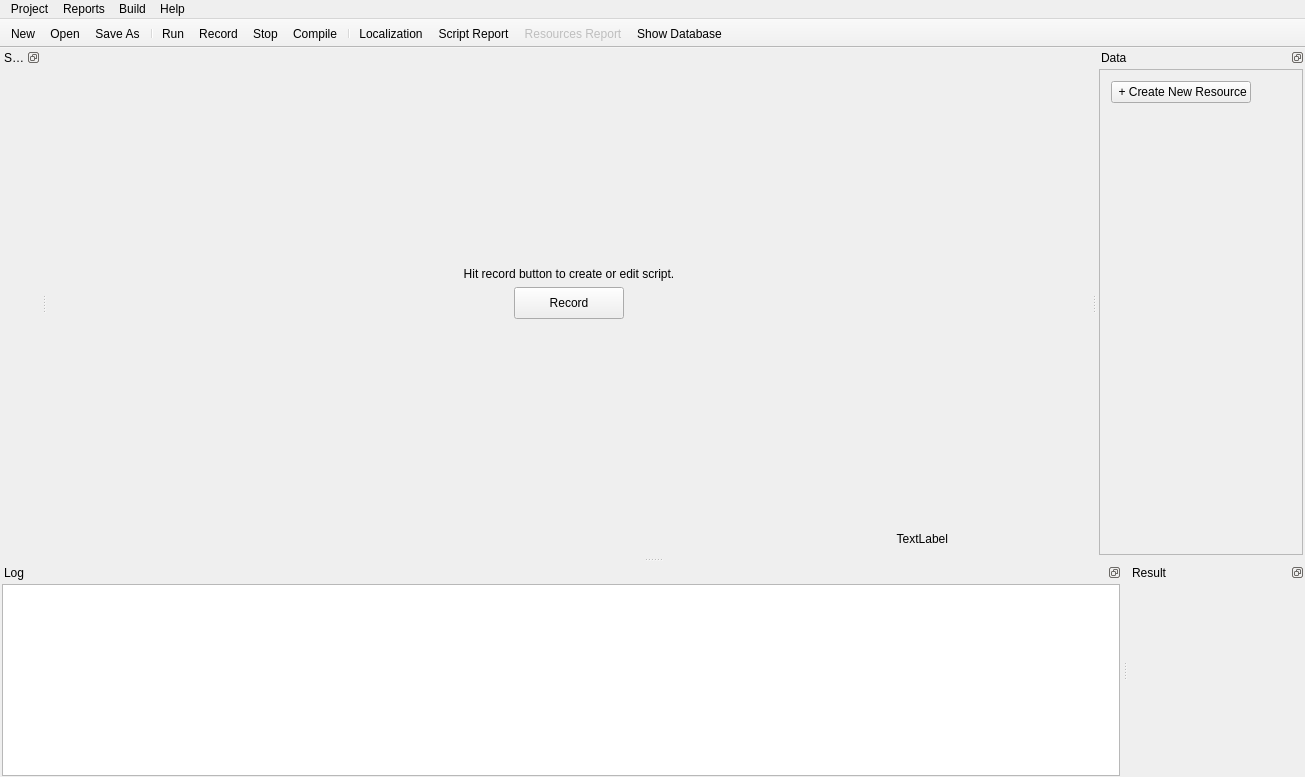
<?xml version="1.0" encoding="UTF-8"?>
<ui version="4.0">
 <class>MainWindow</class>
 <widget class="QMainWindow" name="MainWindow">
  <property name="geometry">
   <rect>
    <x>0</x>
    <y>0</y>
    <width>1305</width>
    <height>777</height>
   </rect>
  </property>
  <property name="windowTitle">
   <string notr="true">Browser Automation Studio</string>
  </property>
  <property name="windowIcon">
   <iconset resource="studio.qrc">
    <normaloff>:/studio/images/Logo.png</normaloff>:/studio/images/Logo.png</iconset>
  </property>
  <property name="dockNestingEnabled">
   <bool>false</bool>
  </property>
  <property name="dockOptions">
   <set>QMainWindow::ForceTabbedDocks</set>
  </property>
  <widget class="QWidget" name="centralWidget">
   <layout class="QVBoxLayout" name="verticalLayout">
    <property name="spacing">
     <number>0</number>
    </property>
    <item>
     <layout class="QVBoxLayout" name="LayoutBrowser">
      <property name="topMargin">
       <number>0</number>
      </property>
      <item>
       <spacer name="VerticalSpacerRecordButtonUp">
        <property name="orientation">
         <enum>Qt::Vertical</enum>
        </property>
        <property name="sizeHint" stdset="0">
         <size>
          <width>20</width>
          <height>40</height>
         </size>
        </property>
       </spacer>
      </item>
      <item>
       <layout class="QVBoxLayout" name="LayoutBrowserInner">
        <property name="topMargin">
         <number>0</number>
        </property>
        <item>
         <widget class="QLabel" name="LabelBrowserHelper">
          <property name="sizePolicy">
           <sizepolicy hsizetype="Preferred" vsizetype="Maximum">
            <horstretch>0</horstretch>
            <verstretch>0</verstretch>
           </sizepolicy>
          </property>
          <property name="text">
         <string>&lt;html&gt;&lt;head/&gt;&lt;body&gt;&lt;p&gt;&lt;img src=&quot;:/studio/images/question.png&quot;/&gt; Hit record button to create or edit script.&lt;/p&gt;&lt;/body&gt;&lt;/html&gt;</string>
          </property>
          <property name="textFormat">
           <enum>Qt::RichText</enum>
          </property>
          <property name="pixmap">
           <pixmap resource="studio.qrc">:/studio/images/question.png</pixmap>
          </property>
          <property name="scaledContents">
           <bool>false</bool>
          </property>
          <property name="alignment">
           <set>Qt::AlignHCenter|Qt::AlignTop</set>
          </property>
          <property name="wordWrap">
           <bool>true</bool>
          </property>
          <property name="margin">
           <number>10</number>
          </property>
         </widget>
        </item>
       </layout>
      </item>
      <item>
       <layout class="QHBoxLayout" name="horizontalLayout_3">
        <property name="topMargin">
         <number>0</number>
        </property>
        <item>
         <spacer name="horizontalSpacer_3">
          <property name="orientation">
           <enum>Qt::Horizontal</enum>
          </property>
          <property name="sizeType">
           <enum>QSizePolicy::Expanding</enum>
          </property>
          <property name="sizeHint" stdset="0">
           <size>
            <width>20</width>
            <height>20</height>
           </size>
          </property>
         </spacer>
        </item>
        <item>
         <widget class="QPushButton" name="RecordButton">
          <property name="minimumSize">
           <size>
            <width>110</width>
            <height>32</height>
           </size>
          </property>
          <property name="maximumSize">
           <size>
            <width>9999</width>
            <height>9999</height>
           </size>
          </property>
          <property name="text">
           <string>Record</string>
          </property>
          <property name="icon">
           <iconset resource="../Engine/engine.qrc">
            <normaloff>:/engine/images/Record.png</normaloff>:/engine/images/Record.png</iconset>
          </property>
          <property name="iconSize">
           <size>
            <width>20</width>
            <height>20</height>
           </size>
          </property>
         </widget>
        </item>
        <item>
         <spacer name="horizontalSpacer_2">
          <property name="orientation">
           <enum>Qt::Horizontal</enum>
          </property>
          <property name="sizeHint" stdset="0">
           <size>
            <width>40</width>
            <height>20</height>
           </size>
          </property>
         </spacer>
        </item>
       </layout>
      </item>
      <item>
       <widget class="RecentsWidget" name="Recents" native="true"/>
      </item>
      <item>
       <spacer name="verticalSpacer">
        <property name="orientation">
         <enum>Qt::Vertical</enum>
        </property>
        <property name="sizeHint" stdset="0">
         <size>
          <width>20</width>
          <height>40</height>
         </size>
        </property>
       </spacer>
      </item>
     </layout>
    </item>
    <item>
     <layout class="QHBoxLayout" name="horizontalLayout_2">
      <property name="sizeConstraint">
       <enum>QLayout::SetDefaultConstraint</enum>
      </property>
      <property name="topMargin">
       <number>0</number>
      </property>
      <item>
       <widget class="QLabel" name="LabelStatusText">
        <property name="sizePolicy">
         <sizepolicy hsizetype="Preferred" vsizetype="Minimum">
          <horstretch>0</horstretch>
          <verstretch>0</verstretch>
         </sizepolicy>
        </property>
        <property name="maximumSize">
         <size>
          <width>16777215</width>
          <height>30</height>
         </size>
        </property>
        <property name="text">
         <string>TextLabel</string>
        </property>
        <property name="scaledContents">
         <bool>false</bool>
        </property>
        <property name="alignment">
         <set>Qt::AlignRight|Qt::AlignTrailing|Qt::AlignVCenter</set>
        </property>
       </widget>
      </item>
      <item>
       <widget class="QLabel" name="LabelStatus">
        <property name="sizePolicy">
         <sizepolicy hsizetype="Preferred" vsizetype="Minimum">
          <horstretch>0</horstretch>
          <verstretch>0</verstretch>
         </sizepolicy>
        </property>
        <property name="minimumSize">
         <size>
          <width>126</width>
          <height>0</height>
         </size>
        </property>
        <property name="maximumSize">
         <size>
          <width>126</width>
          <height>30</height>
         </size>
        </property>
        <property name="text">
         <string/>
        </property>
        <property name="alignment">
         <set>Qt::AlignRight|Qt::AlignTrailing|Qt::AlignVCenter</set>
        </property>
       </widget>
      </item>
     </layout>
    </item>
   </layout>
  </widget>
  <widget class="QMenuBar" name="menuBar">
   <property name="geometry">
    <rect>
     <x>0</x>
     <y>0</y>
     <width>1305</width>
     <height>21</height>
    </rect>
   </property>
   <widget class="QMenu" name="menuProject">
    <property name="title">
     <string>Project</string>
    </property>
    <widget class="QMenu" name="menuSettings">
     <property name="title">
      <string>Settings</string>
     </property>
     <property name="icon">
      <iconset resource="studio.qrc">
       <normaloff>:/studio/images/settings.png</normaloff>:/studio/images/settings.png</iconset>
     </property>
     <addaction name="actionInterface_language"/>
     <addaction name="actionLog_Location_Chooser"/>
    </widget>
    <widget class="QMenu" name="menuDatabase">
     <property name="title">
      <string>Database</string>
     </property>
     <addaction name="actionEdit_Schema"/>
     <addaction name="actionDelete_Schema"/>
     <addaction name="actionShow_Database"/>
    </widget>
    <addaction name="actionNew"/>
    <addaction name="actionOpen"/>
    <addaction name="actionSave"/>
    <addaction name="actionSave_As"/>
    <addaction name="separator"/>
    <addaction name="menuDatabase"/>
    <addaction name="separator"/>
    <addaction name="menuSettings"/>
    <addaction name="separator"/>
    <addaction name="actionLocalization"/>
    <addaction name="separator"/>
    <addaction name="actionExit"/>
   </widget>
   <widget class="QMenu" name="menuBuild">
    <property name="title">
     <string>Build</string>
    </property>
    <addaction name="actionCompile"/>
    <addaction name="actionRun"/>
    <addaction name="actionStop"/>
   </widget>
   <widget class="QMenu" name="menuHelp">
    <property name="title">
     <string>Help</string>
    </property>
    <addaction name="actionAbout_Engine"/>
    <addaction name="actionModules_Manager"/>
   </widget>
   <widget class="QMenu" name="menuReports">
    <property name="title">
     <string>Reports</string>
    </property>
    <addaction name="actionShow_Report"/>
    <addaction name="actionResourcesReport"/>
   </widget>
   <addaction name="menuProject"/>
   <addaction name="menuReports"/>
   <addaction name="menuBuild"/>
   <addaction name="menuHelp"/>
  </widget>
  <widget class="QToolBar" name="toolBar">
   <property name="maximumSize">
    <size>
     <width>16777215</width>
     <height>30</height>
    </size>
   </property>
   <property name="windowTitle">
    <string>toolBar</string>
   </property>
   <property name="movable">
    <bool>false</bool>
   </property>
   <property name="iconSize">
    <size>
     <width>32</width>
     <height>32</height>
    </size>
   </property>
   <property name="toolButtonStyle">
    <enum>Qt::ToolButtonTextBesideIcon</enum>
   </property>
   <property name="floatable">
    <bool>false</bool>
   </property>
   <attribute name="toolBarArea">
    <enum>TopToolBarArea</enum>
   </attribute>
   <attribute name="toolBarBreak">
    <bool>false</bool>
   </attribute>
   <addaction name="actionNew"/>
   <addaction name="actionOpen"/>
   <addaction name="actionSave_As"/>
   <addaction name="separator"/>
   <addaction name="actionRun"/>
   <addaction name="actionRecord"/>
   <addaction name="actionStop"/>
   <addaction name="actionCompile"/>
   <addaction name="separator"/>
   <addaction name="actionLocalization"/>
   <addaction name="actionShow_Report"/>
   <addaction name="actionResourcesReport"/>
   <addaction name="actionShow_Database"/>
  </widget>
  <widget class="QDockWidget" name="dockWidgetData">
   <property name="minimumSize">
    <size>
     <width>88</width>
     <height>107</height>
    </size>
   </property>
   <property name="features">
    <set>QDockWidget::DockWidgetFloatable|QDockWidget::DockWidgetMovable</set>
   </property>
   <property name="windowTitle">
    <string>Data</string>
   </property>
   <attribute name="dockWidgetArea">
    <number>2</number>
   </attribute>
   <widget class="QWidget" name="dockWidgetContents_2">
    <property name="sizePolicy">
     <sizepolicy hsizetype="Preferred" vsizetype="Preferred">
      <horstretch>0</horstretch>
      <verstretch>0</verstretch>
     </sizepolicy>
    </property>
    <property name="minimumSize">
     <size>
      <width>0</width>
      <height>0</height>
     </size>
    </property>
    <property name="sizeIncrement">
     <size>
      <width>800</width>
      <height>0</height>
     </size>
    </property>
    <property name="baseSize">
     <size>
      <width>0</width>
      <height>0</height>
     </size>
    </property>
    <layout class="QHBoxLayout" name="horizontalLayout_6">
     <property name="spacing">
      <number>0</number>
     </property>
     <property name="leftMargin">
      <number>2</number>
     </property>
     <property name="topMargin">
      <number>2</number>
     </property>
     <property name="rightMargin">
      <number>2</number>
     </property>
     <property name="bottomMargin">
      <number>2</number>
     </property>
     <item>
      <widget class="QScrollArea" name="scrollArea">
       <property name="styleSheet">
        <string notr="true"/>
       </property>
       <property name="widgetResizable">
        <bool>true</bool>
       </property>
       <widget class="QWidget" name="scrollAreaWidgetContents">
        <property name="geometry">
         <rect>
          <x>0</x>
          <y>0</y>
          <width>195</width>
          <height>480</height>
         </rect>
        </property>
        <layout class="QHBoxLayout" name="horizontalLayout_4">
         <item>
          <layout class="QVBoxLayout" name="verticalLayout_6">
           <item>
            <layout class="QHBoxLayout" name="horizontalLayout_5">
             <item>
              <widget class="QPushButton" name="ButtonAddNewResource">
               <property name="text">
                <string> + Create New Resource</string>
               </property>
              </widget>
             </item>
             <item>
              <spacer name="horizontalSpacer">
               <property name="orientation">
                <enum>Qt::Horizontal</enum>
               </property>
               <property name="sizeHint" stdset="0">
                <size>
                 <width>40</width>
                 <height>20</height>
                </size>
               </property>
              </spacer>
             </item>
            </layout>
           </item>
           <item>
            <widget class="QWidget" name="DataWidget" native="true"/>
           </item>
          </layout>
         </item>
        </layout>
       </widget>
      </widget>
     </item>
    </layout>
   </widget>
  </widget>
  <widget class="QDockWidget" name="dockWidgetScript">
   <property name="features">
    <set>QDockWidget::DockWidgetFloatable|QDockWidget::DockWidgetMovable</set>
   </property>
   <property name="windowTitle">
    <string>Script</string>
   </property>
   <attribute name="dockWidgetArea">
    <number>1</number>
   </attribute>
   <widget class="QWidget" name="dockWidgetContents_4">
    <layout class="QHBoxLayout" name="horizontalLayout_7">
     <property name="spacing">
      <number>0</number>
     </property>
     <property name="leftMargin">
      <number>0</number>
     </property>
     <property name="topMargin">
      <number>0</number>
     </property>
     <property name="rightMargin">
      <number>0</number>
     </property>
     <property name="bottomMargin">
      <number>0</number>
     </property>
     <item>
      <layout class="QVBoxLayout" name="ScriptLayout">
       <property name="spacing">
        <number>0</number>
       </property>
      </layout>
     </item>
    </layout>
   </widget>
  </widget>
  <widget class="QDockWidget" name="dockWidgetOutput">
   <property name="features">
    <set>QDockWidget::DockWidgetFloatable|QDockWidget::DockWidgetMovable</set>
   </property>
   <property name="windowTitle">
    <string>Log</string>
   </property>
   <attribute name="dockWidgetArea">
    <number>8</number>
   </attribute>
   <widget class="QWidget" name="DockLog">
    <layout class="QHBoxLayout" name="horizontalLayout_8">
     <property name="spacing">
      <number>2</number>
     </property>
     <property name="leftMargin">
      <number>2</number>
     </property>
     <property name="topMargin">
      <number>2</number>
     </property>
     <property name="rightMargin">
      <number>2</number>
     </property>
     <property name="bottomMargin">
      <number>1</number>
     </property>
     <item>
      <widget class="QTextBrowser" name="EditOutput">
       <property name="lineWrapMode">
        <enum>QTextEdit::NoWrap</enum>
       </property>
       <property name="readOnly">
        <bool>true</bool>
       </property>
       <property name="acceptRichText">
        <bool>true</bool>
       </property>
       <property name="openExternalLinks">
        <bool>true</bool>
       </property>
      </widget>
     </item>
    </layout>
   </widget>
  </widget>
  <widget class="QDockWidget" name="dockWidgetResult">
   <property name="features">
    <set>QDockWidget::DockWidgetFloatable|QDockWidget::DockWidgetMovable</set>
   </property>
   <property name="windowTitle">
    <string>Result</string>
   </property>
   <attribute name="dockWidgetArea">
    <number>8</number>
   </attribute>
   <widget class="QWidget" name="dockWidgetContents_6">
    <layout class="QHBoxLayout" name="horizontalLayout_9">
     <property name="spacing">
      <number>1</number>
     </property>
     <property name="leftMargin">
      <number>2</number>
     </property>
     <property name="topMargin">
      <number>2</number>
     </property>
     <property name="rightMargin">
      <number>2</number>
     </property>
     <property name="bottomMargin">
      <number>2</number>
     </property>
    </layout>
   </widget>
  </widget>
  <action name="actionNew">
   <property name="icon">
    <iconset resource="studio.qrc">
     <normaloff>:/studio/images/new.png</normaloff>:/studio/images/new.png</iconset>
   </property>
   <property name="text">
    <string>New</string>
   </property>
   <property name="shortcut">
    <string>Ctrl+N</string>
   </property>
  </action>
  <action name="actionOpen">
   <property name="icon">
    <iconset resource="studio.qrc">
     <normaloff>:/studio/images/open.png</normaloff>:/studio/images/open.png</iconset>
   </property>
   <property name="text">
    <string>Open</string>
   </property>
   <property name="shortcut">
    <string>Ctrl+O</string>
   </property>
  </action>
  <action name="actionSave">
   <property name="icon">
    <iconset resource="studio.qrc">
     <normaloff>:/studio/images/save.png</normaloff>:/studio/images/save.png</iconset>
   </property>
   <property name="text">
    <string>Save</string>
   </property>
   <property name="shortcut">
    <string>Ctrl+S</string>
   </property>
  </action>
  <action name="actionExit">
   <property name="text">
    <string>Exit</string>
   </property>
   <property name="shortcut">
    <string>Ctrl+Q</string>
   </property>
  </action>
  <action name="actionCompile">
   <property name="icon">
    <iconset resource="studio.qrc">
     <normaloff>:/studio/images/box.png</normaloff>:/studio/images/box.png</iconset>
   </property>
   <property name="text">
    <string>Compile</string>
   </property>
   <property name="shortcut">
    <string>Ctrl+F5</string>
   </property>
  </action>
  <action name="actionRun">
   <property name="icon">
    <iconset resource="studio.qrc">
     <normaloff>:/studio/images/start.png</normaloff>:/studio/images/start.png</iconset>
   </property>
   <property name="text">
    <string>Run</string>
   </property>
   <property name="shortcut">
    <string>F5</string>
   </property>
  </action>
  <action name="actionStop">
   <property name="icon">
    <iconset resource="studio.qrc">
     <normaloff>:/studio/images/stop.png</normaloff>:/studio/images/stop.png</iconset>
   </property>
   <property name="text">
    <string>Stop</string>
   </property>
  </action>
  <action name="actionSave_As">
   <property name="icon">
    <iconset resource="studio.qrc">
     <normaloff>:/studio/images/saveas.png</normaloff>:/studio/images/saveas.png</iconset>
   </property>
   <property name="text">
    <string>Save As</string>
   </property>
  </action>
  <action name="actionTest">
   <property name="text">
    <string>test</string>
   </property>
  </action>
  <action name="actionAbout_Engine">
   <property name="icon">
    <iconset resource="studio.qrc">
     <normaloff>:/studio/images/Logo.png</normaloff>:/studio/images/Logo.png</iconset>
   </property>
   <property name="text">
    <string>About Engine</string>
   </property>
  </action>
  <action name="actionAbout_Qt">
   <property name="text">
    <string>About Qt</string>
   </property>
  </action>
  <action name="actionDocumentation">
   <property name="icon">
    <iconset resource="studio.qrc">
     <normaloff>:/studio/images/question.png</normaloff>:/studio/images/question.png</iconset>
   </property>
   <property name="text">
    <string>Documentation</string>
   </property>
  </action>
  <action name="actionLocalization">
   <property name="icon">
    <iconset resource="studio.qrc">
     <normaloff>:/studio/images/language.png</normaloff>:/studio/images/language.png</iconset>
   </property>
   <property name="text">
    <string>Localization</string>
   </property>
  </action>
  <action name="actionInterface_language">
   <property name="icon">
    <iconset resource="studio.qrc">
     <normaloff>:/studio/images/language.png</normaloff>:/studio/images/language.png</iconset>
   </property>
   <property name="text">
    <string>Interface Language</string>
   </property>
  </action>
  <action name="actionShow_Report">
   <property name="icon">
    <iconset resource="../Engine/engine.qrc">
     <normaloff>:/engine/images/report.png</normaloff>:/engine/images/report.png</iconset>
   </property>
   <property name="text">
    <string>Script Report</string>
   </property>
  </action>
  <action name="actionLog_Location_Chooser">
   <property name="icon">
    <iconset resource="../Engine/engine.qrc">
     <normaloff>:/engine/images/log.png</normaloff>:/engine/images/log.png</iconset>
   </property>
   <property name="text">
    <string>Log Location Chooser</string>
   </property>
  </action>
  <action name="actionResourcesReport">
   <property name="enabled">
    <bool>false</bool>
   </property>
   <property name="icon">
    <iconset resource="studio.qrc">
     <normaloff>:/studio/images/resources_ok.png</normaloff>:/studio/images/resources_ok.png</iconset>
   </property>
   <property name="text">
    <string>Resources Report</string>
   </property>
   <property name="toolTip">
    <string>Resources Report</string>
   </property>
  </action>
  <action name="actionShow">
   <property name="text">
    <string>Show</string>
   </property>
  </action>
  <action name="actionShow_Database">
   <property name="icon">
    <iconset resource="../Engine/engine.qrc">
     <normaloff>:/engine/images/database.png</normaloff>:/engine/images/database.png</iconset>
   </property>
   <property name="text">
    <string>Show Database</string>
   </property>
  </action>
  <action name="actionEdit_Schema">
   <property name="text">
    <string>Edit Schema</string>
   </property>
  </action>
  <action name="actionDelete_Schema">
   <property name="text">
    <string>Delete Schema</string>
   </property>
  </action>
  <action name="actionRecord">
   <property name="icon">
    <iconset resource="studio.qrc">
     <normaloff>:/studio/images/Record.png</normaloff>:/studio/images/Record.png</iconset>
   </property>
   <property name="text">
    <string>Record</string>
   </property>
  </action>
  <action name="actionModules_Manager">
   <property name="icon">
    <iconset resource="../Engine/engine.qrc">
     <normaloff>:/engine/images/modules.png</normaloff>:/engine/images/modules.png</iconset>
   </property>
   <property name="text">
    <string>Module Manager</string>
   </property>
  </action>
 </widget>
 <layoutdefault spacing="6" margin="11"/>
 <customwidgets>
  <customwidget>
   <class>RecentsWidget</class>
   <extends>QWidget</extends>
   <header>recentswidget.h</header>
   <container>1</container>
  </customwidget>
 </customwidgets>
 <resources>
  <include location="../Engine/engine.qrc"/>
  <include location="studio.qrc"/>
 </resources>
 <connections/>
</ui>
